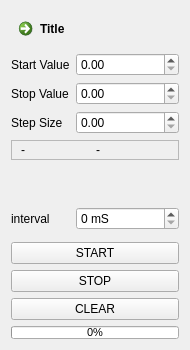
<?xml version="1.0" encoding="UTF-8"?>
<ui version="4.0">
 <class>Form</class>
 <widget class="QWidget" name="Form">
  <property name="geometry">
   <rect>
    <x>0</x>
    <y>0</y>
    <width>186</width>
    <height>350</height>
   </rect>
  </property>
  <property name="minimumSize">
   <size>
    <width>0</width>
    <height>350</height>
   </size>
  </property>
  <property name="windowTitle">
   <string>Form</string>
  </property>
  <layout class="QFormLayout" name="formLayout">
   <item row="0" column="0" colspan="2">
    <widget class="QCommandLinkButton" name="titleButton">
     <property name="text">
      <string>Title</string>
     </property>
    </widget>
   </item>
   <item row="1" column="0">
    <widget class="QLabel" name="startLabel">
     <property name="text">
      <string>Start Value</string>
     </property>
    </widget>
   </item>
   <item row="1" column="1">
    <widget class="QDoubleSpinBox" name="startBox"/>
   </item>
   <item row="2" column="0">
    <widget class="QLabel" name="stopLabel">
     <property name="text">
      <string>Stop Value</string>
     </property>
    </widget>
   </item>
   <item row="2" column="1">
    <widget class="QDoubleSpinBox" name="stopBox"/>
   </item>
   <item row="3" column="0">
    <widget class="QLabel" name="stepLabel">
     <property name="text">
      <string>Step Size</string>
     </property>
    </widget>
   </item>
   <item row="3" column="1">
    <widget class="QDoubleSpinBox" name="stepBox"/>
   </item>
   <item row="4" column="0" colspan="2">
    <widget class="QFrame" name="frame">
     <property name="minimumSize">
      <size>
       <width>100</width>
       <height>20</height>
      </size>
     </property>
     <property name="frameShape">
      <enum>QFrame::StyledPanel</enum>
     </property>
     <property name="frameShadow">
      <enum>QFrame::Raised</enum>
     </property>
     <property name="class" stdset="0">
      <string>myframe</string>
     </property>
     <layout class="QHBoxLayout" name="horizontalLayout">
      <property name="spacing">
       <number>2</number>
      </property>
      <property name="topMargin">
       <number>0</number>
      </property>
      <property name="bottomMargin">
       <number>0</number>
      </property>
      <item>
       <widget class="QLabel" name="xLabel">
        <property name="text">
         <string>-</string>
        </property>
       </widget>
      </item>
      <item>
       <widget class="QLabel" name="yLabel">
        <property name="text">
         <string>-</string>
        </property>
       </widget>
      </item>
     </layout>
    </widget>
   </item>
   <item row="5" column="0">
    <spacer name="verticalSpacer">
     <property name="orientation">
      <enum>Qt::Vertical</enum>
     </property>
     <property name="sizeHint" stdset="0">
      <size>
       <width>20</width>
       <height>40</height>
      </size>
     </property>
    </spacer>
   </item>
   <item row="6" column="0">
    <widget class="QLabel" name="label">
     <property name="text">
      <string>interval</string>
     </property>
    </widget>
   </item>
   <item row="6" column="1">
    <widget class="QSpinBox" name="intervalBox">
     <property name="suffix">
      <string> mS</string>
     </property>
    </widget>
   </item>
   <item row="7" column="0" colspan="2">
    <widget class="QFrame" name="frame_2">
     <property name="minimumSize">
      <size>
       <width>10</width>
       <height>0</height>
      </size>
     </property>
     <property name="styleSheet">
      <string notr="true">QFrame{
qlineargradient(spread:pad, x1:0, y1:0, x2:1, y2:0, stop:0 rgba(9, 41, 4, 255), stop:0.085 rgba(2, 79, 0, 255), stop:0.19 rgba(50, 147, 22, 255), stop:0.275 rgba(236, 191, 49, 255), stop:0.39 rgba(243, 61, 34, 255), stop:0.555 rgba(135, 81, 60, 255), stop:0.667 rgba(121, 75, 255, 255), stop:0.825 rgba(164, 255, 244, 255), stop:0.885 rgba(104, 222, 71, 255), stop:1 rgba(93, 128, 0, 255))
}</string>
     </property>
     <property name="frameShape">
      <enum>QFrame::NoFrame</enum>
     </property>
     <property name="frameShadow">
      <enum>QFrame::Raised</enum>
     </property>
    </widget>
   </item>
   <item row="8" column="0" colspan="2">
    <widget class="QPushButton" name="startButton">
     <property name="text">
      <string>START</string>
     </property>
     <property name="icon">
      <iconset resource="resplus.qrc">
       <normaloff>:/control/play.svg</normaloff>:/control/play.svg</iconset>
     </property>
    </widget>
   </item>
   <item row="9" column="0" colspan="2">
    <widget class="QPushButton" name="stopButton">
     <property name="text">
      <string>STOP</string>
     </property>
     <property name="icon">
      <iconset resource="resplus.qrc">
       <normaloff>:/control/stop.svg</normaloff>:/control/stop.svg</iconset>
     </property>
    </widget>
   </item>
   <item row="10" column="0" colspan="2">
    <widget class="QPushButton" name="clearButton">
     <property name="text">
      <string>CLEAR</string>
     </property>
     <property name="icon">
      <iconset>
       <normaloff>:/control/reset.svg</normaloff>:/control/reset.svg</iconset>
     </property>
    </widget>
   </item>
   <item row="11" column="0" colspan="2">
    <widget class="QProgressBar" name="progressBar">
     <property name="maximumSize">
      <size>
       <width>16777215</width>
       <height>13</height>
      </size>
     </property>
     <property name="font">
      <font>
       <pointsize>8</pointsize>
      </font>
     </property>
     <property name="value">
      <number>0</number>
     </property>
    </widget>
   </item>
  </layout>
 </widget>
 <resources>
  <include location="resplus.qrc"/>
 </resources>
 <connections>
  <connection>
   <sender>startButton</sender>
   <signal>clicked()</signal>
   <receiver>Form</receiver>
   <slot>startLogging()</slot>
   <hints>
    <hint type="sourcelabel">
     <x>72</x>
     <y>265</y>
    </hint>
    <hint type="destinationlabel">
     <x>0</x>
     <y>326</y>
    </hint>
   </hints>
  </connection>
  <connection>
   <sender>stopButton</sender>
   <signal>clicked()</signal>
   <receiver>Form</receiver>
   <slot>stopLogging()</slot>
   <hints>
    <hint type="sourcelabel">
     <x>134</x>
     <y>291</y>
    </hint>
    <hint type="destinationlabel">
     <x>176</x>
     <y>343</y>
    </hint>
   </hints>
  </connection>
  <connection>
   <sender>clearButton</sender>
   <signal>clicked()</signal>
   <receiver>Form</receiver>
   <slot>clearLogging()</slot>
   <hints>
    <hint type="sourcelabel">
     <x>111</x>
     <y>334</y>
    </hint>
    <hint type="destinationlabel">
     <x>176</x>
     <y>349</y>
    </hint>
   </hints>
  </connection>
  <connection>
   <sender>titleButton</sender>
   <signal>clicked()</signal>
   <receiver>Form</receiver>
   <slot>emitInit()</slot>
   <hints>
    <hint type="sourcelabel">
     <x>145</x>
     <y>32</y>
    </hint>
    <hint type="destinationlabel">
     <x>184</x>
     <y>27</y>
    </hint>
   </hints>
  </connection>
 </connections>
 <slots>
  <slot>startLogging()</slot>
  <slot>stopLogging()</slot>
  <slot>clearLogging()</slot>
  <slot>emitInit()</slot>
 </slots>
</ui>
